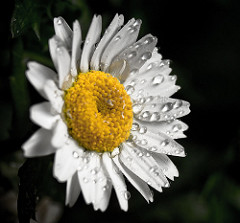
#> input picture ProgrammingAssignment2/Flowers Data Set/flowers/daisy/1314069875_da8dc023c6_m.jpg, 240 x 223 px; its folder holds only this picture in this run
$ python main.py
#> lines starting #> are read from the running program, lines starting #| are printed output that depends on the picture; after the words box and inside, x2 and y2 are one past the last pixel; in counts of white or black regions, pixels touching at a corner belong together
#> in load_dataset, img is the input picture: shape (223, 240, 3); mean R, G, B 82.1, 79.3, 65.9
import argparse
import csv
from pathlib import Path
import numpy as np
import matplotlib.pyplot as plt
from skimage import io, color, filters, transform, util
from sklearn.model_selection import train_test_split, StratifiedKFold, KFold, cross_val_score
from sklearn.preprocessing import StandardScaler
from sklearn.metrics import ConfusionMatrixDisplay, confusion_matrix, accuracy_score, f1_score
from sklearn.naive_bayes import GaussianNB
from sklearn.svm import LinearSVC
from sklearn.tree import DecisionTreeClassifier
from sklearn.neural_network import MLPClassifier
from sklearn.ensemble import RandomForestClassifier, AdaBoostClassifier


# 2. Convert the images to edge histograms.
def edge_orientation_histogram(img_rgb, resize_to=(256, 256), bins=16):
#> called with resize_to = (256, 256), bins = 16
    img = color.rgb2gray(img_rgb)
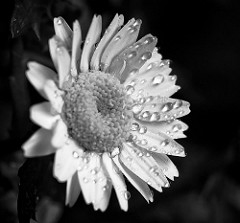
#> img: shape (223, 240) float64; min 0, max 1, mean 0.31
    if resize_to is not None:
        img = transform.resize(img, resize_to, anti_aliasing=True)
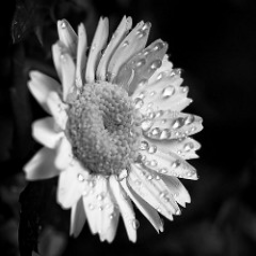
#> img: shape (256, 256) float64; min 0, max 1, mean 0.31
    gx = filters.sobel_h(img)
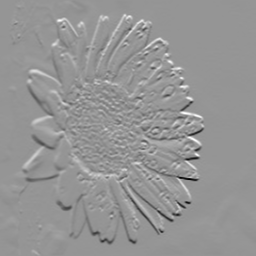
#> gx: shape (256, 256) float64; min -0.896, max 0.635, mean 0.000129; drawn with min black and max white
    gy = filters.sobel_v(img)
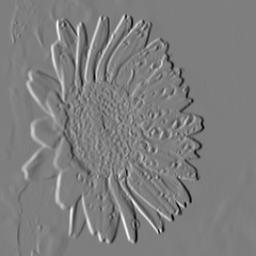
#> gy: shape (256, 256) float64; min -0.762, max 0.775, mean 0.000109; drawn with min black and max white
    mag = np.hypot(gx, gy)
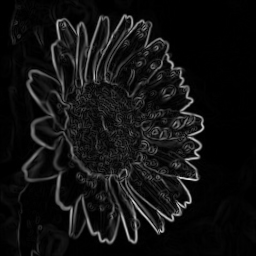
#> mag: shape (256, 256) float64; min 0, max 0.899, mean 0.0701
    ang = (np.rad2deg(np.arctan2(gy, gx)) + 180.0) % 180.0
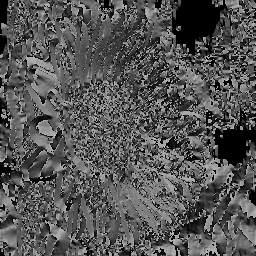
#> ang: shape (256, 256) float64; min 0, max 180, mean 85.5
    if mag.size == 0:
        return np.zeros(bins, dtype=np.float32)
    thresh = np.percentile(mag, 75)
#> thresh = 0.0857
    mask = mag >= thresh
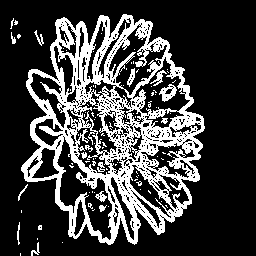
#> mask: shape (256, 256) bool; 25% white; 90 white regions (75 under 20 px), largest, box (x1, y1, x2, y2) and area: (21, 14, 205, 245) 15333, (159, 84, 177, 102) 159, (150, 70, 167, 86) 87
    hist, _ = np.histogram(ang[mask], bins=bins, range=(0, 180), weights=mag[mask])
#> hist = [133.3, 140.3, 141.8, 165.2, 208.7, 219.1, 291.3, 380.5, 339.3, 333.4, 281, 299.8, 228.6, 180.4, 130.4, 134.3]
    hist = hist.astype(np.float32)
    if hist.sum() > 0:
        hist /= hist.sum()
#> hist = [0.037, 0.0389, 0.0393, 0.0458, 0.0579, 0.0608, 0.0807, 0.105, 0.0941, 0.0924, 0.0779, 0.0831, 0.0634, 0.05, 0.0361, 0.0372]
    return hist


# 1. Use images from ALL classes in your dataset
def load_dataset(root_dir, extensions={".jpg", ".jpeg", ".png", ".bmp"}):
    root = Path(root_dir)
    class_dirs = sorted([p for p in root.iterdir() if p.is_dir()])
    class_names = [p.name for p in class_dirs]
    X, y = [], []
    for label, cdir in enumerate(class_dirs):
        for p in cdir.rglob("*"):
            if p.suffix.lower() in extensions:
                try:
                    img = io.imread(p)
                    if img.ndim == 2:
                        img = np.stack([img]*3, axis=-1)
                    elif img.shape[2] == 4:
                        img = util.img_as_float(img)[..., :3]
                    feat = edge_orientation_histogram(img)
#> feat has the same summary as hist in edge_orientation_histogram
                    X.append(feat)
                    y.append(label)
                except Exception as e:
                    print(f"Skip {p}: {e}")
#> pass 2 of the loop in load_dataset, `for label, cdir in enumerate(class_dirs):`:
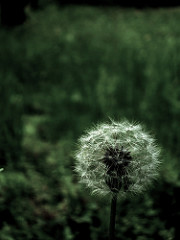
#> input picture ProgrammingAssignment2/Flowers Data Set/flowers/dandelion/138132145_782763b84f_m.jpg, 180 x 240 px
#> in load_dataset, img is the input picture: shape (240, 180, 3); mean R, G, B 36.4, 52, 32.4
#> in edge_orientation_histogram (call 2), `ang = (np.rad2deg(np.arctan2(gy, gx)) + 180.0) % 180.0`:
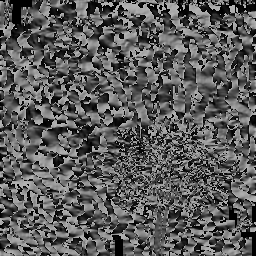
#> ang: shape (256, 256) float64; min 0, max 180, mean 91
#> thresh = 0.0444
#> in edge_orientation_histogram (call 2), `mask = mag >= thresh`:
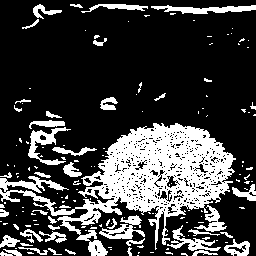
#> mask: shape (256, 256) bool; 25% white; 154 white regions (109 under 20 px), largest, box (x1, y1, x2, y2) and area: (0, 123, 236, 256) 10620, (151, 5, 256, 14) 522, (28, 127, 71, 165) 519
#> in edge_orientation_histogram (call 2), `hist, _ = np.histogram(ang[mask], bins=bins, range=(0, 180), weights=m..`: hist = [208.2, 147.4, 106, 80.86, 70.7, 52.9, 52.82, 51.88, 41.45, 45.21, 59.21, 67.7, 93.41, 133.8, 161.7, 206.3]
#> in edge_orientation_histogram (call 2), `hist /= hist.sum()`: hist = [0.132, 0.0933, 0.0671, 0.0512, 0.0448, 0.0335, 0.0334, 0.0328, 0.0262, 0.0286, 0.0375, 0.0429, 0.0591, 0.0847, 0.102, 0.131]
#> feat has the same summary as hist in edge_orientation_histogram
    X = np.vstack(X).astype(np.float32)
    y = np.array(y, dtype=np.int64)
    return X, y, class_names


def get_models_dict():
    return {
        "GaussianNB": GaussianNB(),
        "DecisionTree": DecisionTreeClassifier(max_depth=10, random_state=42),
        "RandomForest": RandomForestClassifier(random_state=42),
        "LinearSVC": LinearSVC(dual="auto", random_state=42),
        "MLP": MLPClassifier(hidden_layer_sizes=(10,10,10), max_iter=500, random_state=42),
        "AdaBoost": AdaBoostClassifier(random_state=42),
    }


def plot_confusion(ax, y_true, y_pred, class_names, title):
    cm = confusion_matrix(y_true, y_pred, labels=range(len(class_names)))
    disp = ConfusionMatrixDisplay(confusion_matrix=cm, display_labels=class_names)
    disp.plot(ax=ax, xticks_rotation=45, colorbar=True)
    ax.set_title(title)


def main():
    parser = argparse.ArgumentParser()
    parser.add_argument("--data_root", default=str(Path(__file__).resolve().parents[1] / "Flowers Data Set" / "flowers"))
    parser.add_argument("--out_dir", default=str(Path(__file__).resolve().parent / "outputs"))
    parser.add_argument("--models", nargs="+", default=["GaussianNB","DecisionTree","RandomForest"])
    parser.add_argument("--bins", type=int, default=16)
    parser.add_argument("--test_size", type=float, default=0.2)
    parser.add_argument("--svm_two_classes", nargs=2, default=None)
    parser.add_argument("--seed", type=int, default=42)
    args = parser.parse_args()

    out_dir = Path(args.out_dir)
    out_dir.mkdir(parents=True, exist_ok=True)

    # 1. Use images from ALL classes in your dataset
    print("Extracting features from all classes...")
    X, y, class_names = load_dataset(args.data_root)
#> y = [0, 1]; class_names = ['daisy', 'dandelion']
    print(f"Dataset: {X.shape}, classes: {class_names}")
#| Dataset: (2, 16), classes: ['daisy', 'dandelion']

    # 3. Split the dataset into a training set and a test set: For each class, perform a training/test split of 80/20.
#> (the run stopped early here; a loop or call above may not have finished)
